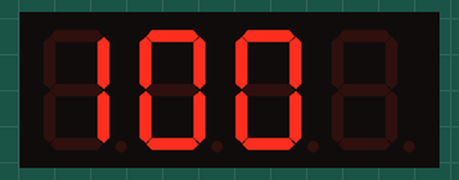
Recording of a sketch running on a simulated Arduino Uno, built with avr-gcc and run on an emulated ATmega328P. Shown: 4-digit seven-segment display.

Above: at 0.2 s.
At 16.3 s:
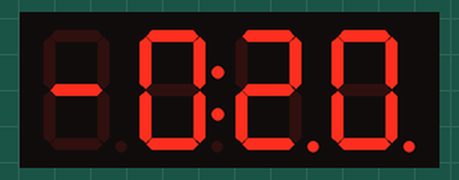
At 29.7 s:
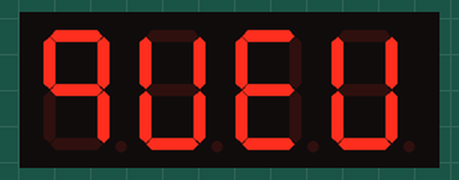
At 31.4 s:
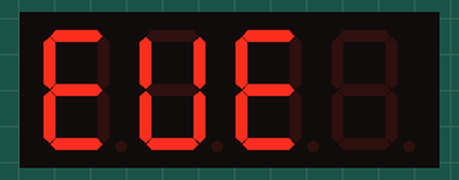
At 33.9 s:
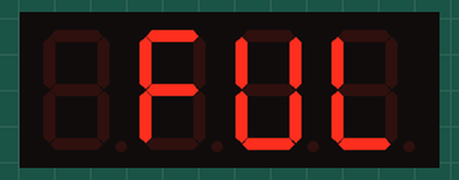
At 38.8 s:
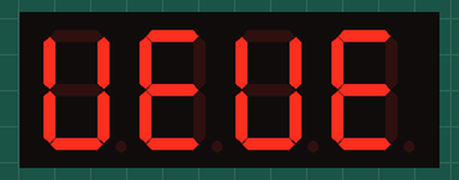

Measured:
- what the display in image 1 shows lasts 1.1 s, from 16.2 s to 17.3 s
- what the display in image 2 shows lasts 0.8 s, from 29.7 s to 30.5 s

The sketch:

1.ino
```cpp
#include <TM1637Display.h>

// Module connection pins (Digital Pins)
#define CLK 2
#define DIO 3

// The amount of time (in milliseconds) between tests
#define DELAY1 15
#define DELAY2 1000
#define DELAY3 800

#define SYM_A SEG_E | SEG_F | SEG_A | SEG_B | SEG_C | SEG_G
#define SYM_B SEG_F | SEG_E | SEG_D | SEG_C | SEG_G
#define SYM_C SEG_D | SEG_E | SEG_F | SEG_A
#define SYM_D SEG_G | SEG_E | SEG_D | SEG_C | SEG_B
#define SYM_E SEG_A | SEG_F | SEG_G | SEG_E | SEG_D
#define SYM_F SEG_A | SEG_F | SEG_G | SEG_E
#define SYM_G SEG_A | SEG_F | SEG_E | SEG_D | SEG_C
#define SYM_H (SEG_F | SEG_G | SEG_B | SEG_E | SEG_C)
#define SYM_I SEG_F | SEG_E
#define SYM_J SEG_D | SEG_C | SEG_B
#define SYM_L SEG_F | SEG_E | SEG_D
#define SYM_N SEG_E | SEG_G | SEG_C
#define SYM_O SEG_E | SEG_G | SEG_C | SEG_D
#define SYM_P SEG_E | SEG_F | SEG_A | SEG_B | SEG_G
#define SYM_Q SEG_F | SEG_A | SEG_B | SEG_G | SEG_C
#define SYM_R SEG_E | SEG_G
#define SYM_T SEG_F | SEG_G | SEG_E | SEG_D
#define SYM_U SEG_F | SEG_E | SEG_D | SEG_C | SEG_B
#define SYM_Y SEG_F | SEG_G | SEG_B | SEG_C | SEG_D
#define SYM_SPACE 0
#define SYM_MINUS SEG_G

TM1637Display display(CLK, DIO);

void setup()
{
}

void loop()
{
  display.setBrightness(0x0f);
  display.clear();
  task1();
  display.clear();
  task2();
  display.clear();
  task3();
}

void task1()
{
  for (int i = -100; i < 101; i++)
  {
    display.showNumberDec(i, false, 3, 0);
    delay(DELAY1);
  }
}

void task2()
{
    const uint8_t minus[] = { SYM_MINUS };
    for (int i = -200; i <= 200; i += 20)
    {
        display.clear();

        display.showNumberDecEx(abs(i), 0xff, true, 3, 1);

        if (i < 0)
            display.setSegments(minus, 1);

        delay(DELAY2);
    }
    delay(DELAY2);
}

void task3()
{
  uint8_t text[] = { SYM_Q, SYM_U, SYM_E, SYM_U, SYM_E, SYM_SPACE, SYM_F, SYM_U, SYM_L, SYM_L, SYM_SPACE, SYM_SPACE, SYM_SPACE, SYM_SPACE,};
  int size_text = sizeof(text)/sizeof(text[0])-4;
  int i = 0;
  while(1)
  {
    display.setSegments(text+i);
    i = (i+1)%size_text;
    delay(DELAY3);
  }
}
```
